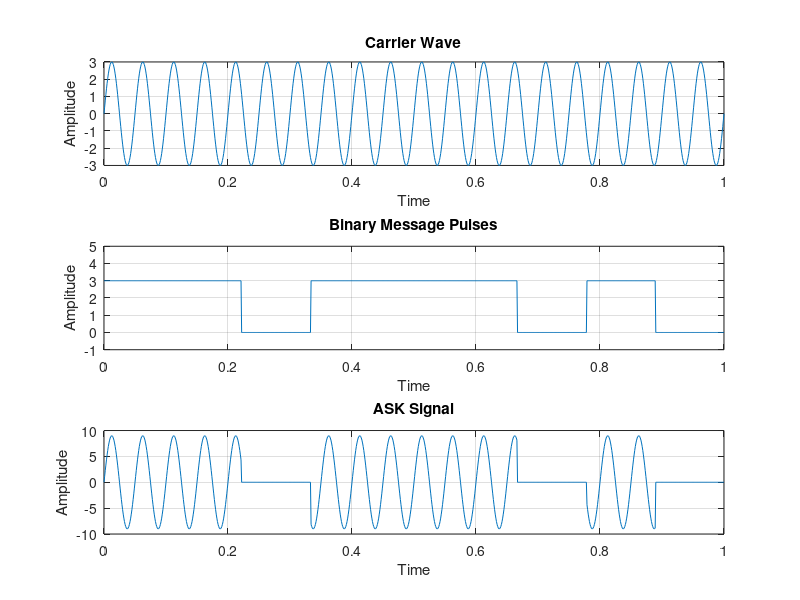

Here is the MATLAB script that generated this plot:
clc;
clear all;
close all;

F1 = 20;

A = 3;  % Amplitude
t = 0 : 0.001 : 1;

% Define the binary data sequence
binary_data = [1 1 0 1 1 1 0 1 0];
num_bits = length(binary_data);
bit_duration = length(t) / num_bits;  % Duration of each bit in samples

% Generate the carrier wave
x = A .* sin(2 * pi * F1 * t);  % Carrier sine wave

% Generate the binary message signal based on the binary data sequence
u = zeros(1, length(t));
for i = 1:num_bits
    start_index = round((i-1) * bit_duration) + 1;
    end_index = round(i * bit_duration);
    if binary_data(i) == 1
        u(start_index:end_index) = A; % Use amplitude A for '1'
    else
        u(start_index:end_index) = 0; % Use 0 amplitude for '0'
    end
end

% Generate the ASK signal
v = x .* u;

% Display the carrier wave
subplot(3,1,1);
plot(t, x);
xlabel('Time');
ylabel('Amplitude');
title('Carrier Wave');
grid on;

% Display the binary message wave
subplot(3,1,2);
plot(t, u);
axis ([0 1 -1 5])
xlabel('Time');
ylabel('Amplitude');
title('Binary Message Pulses');
grid on;

% Display the ASK-modulated signal
subplot(3,1,3);
plot(t, v);
xlabel('Time');
ylabel('Amplitude');
title('ASK Signal');
grid on;
